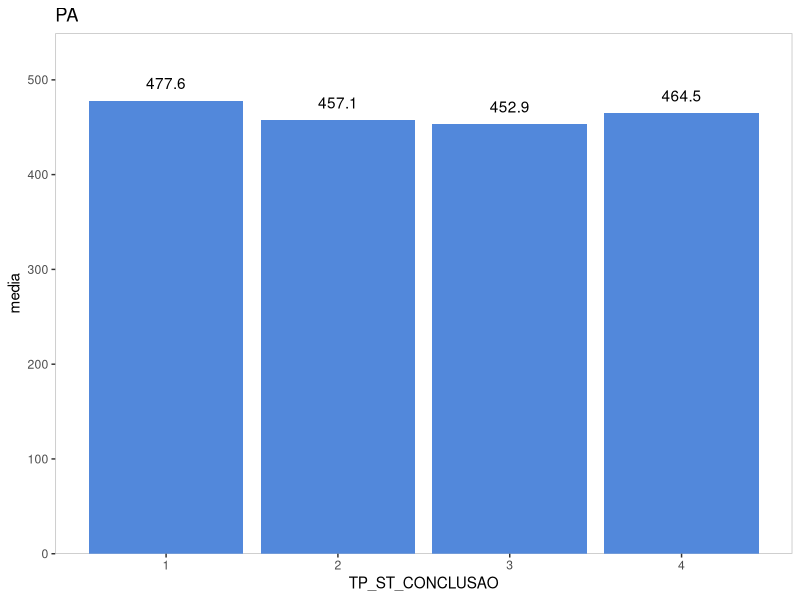
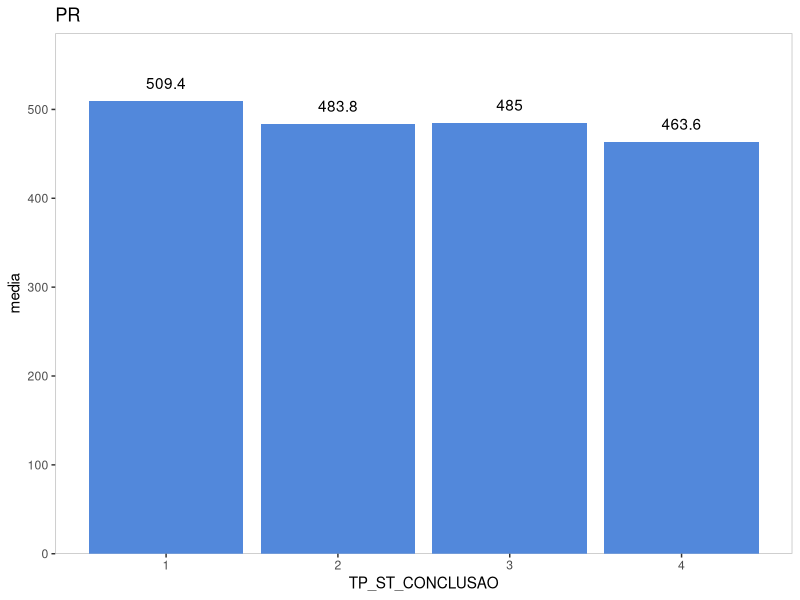
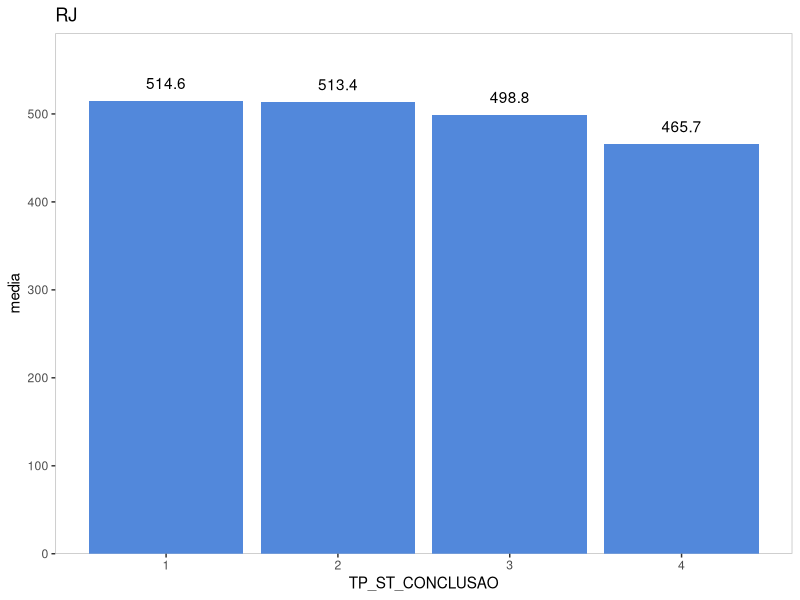
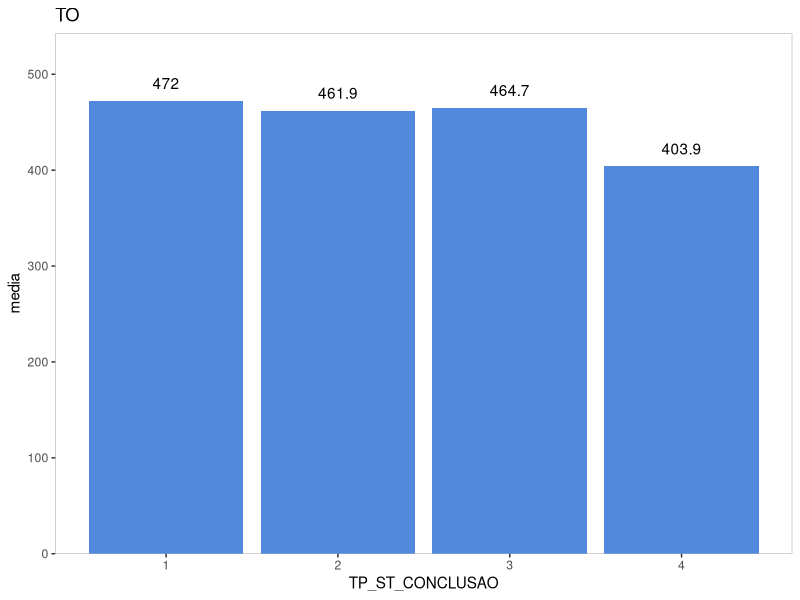
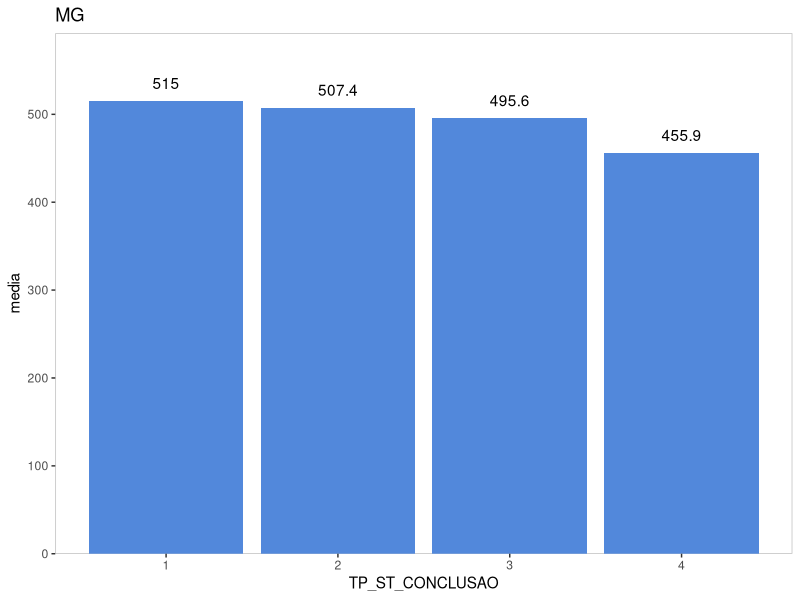
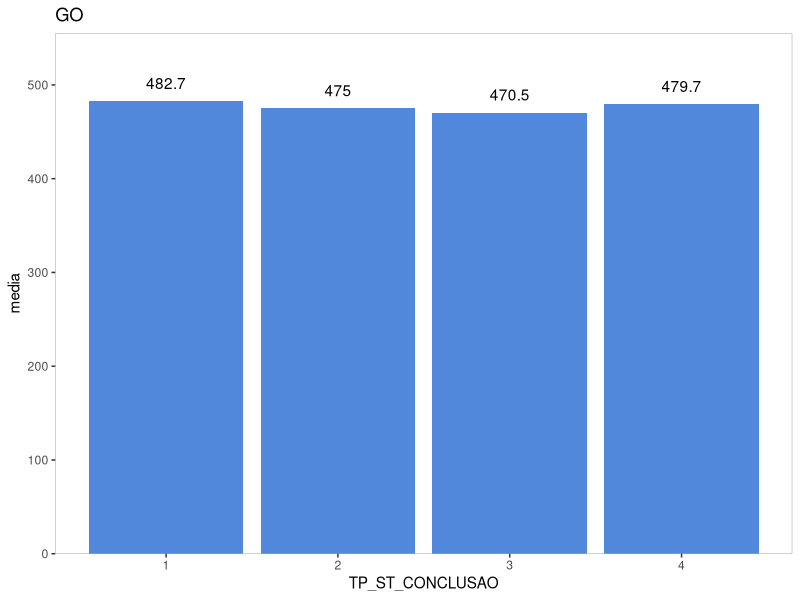
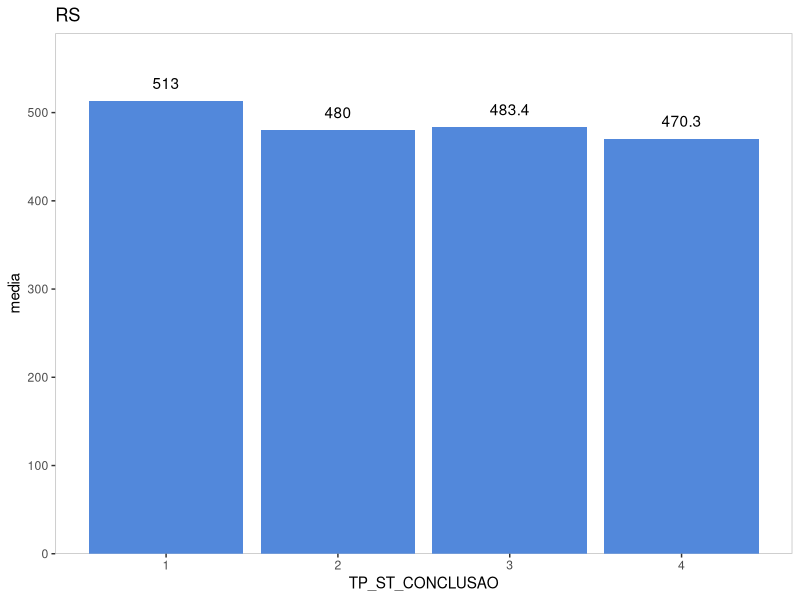
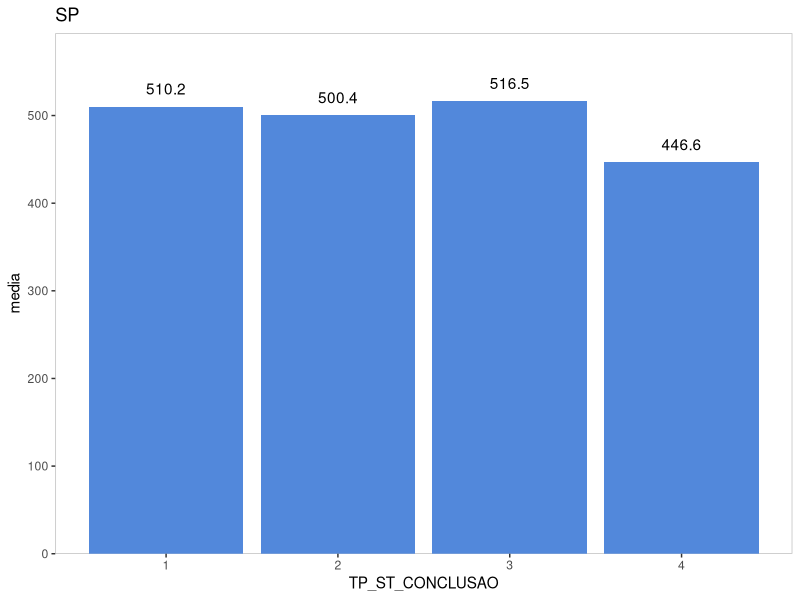

These charts were generated, in order, by the following R code:
# Ambiente ----
setwd("~/Tutoriais - R")
rm(list = ls())

# Bibliotecas ----
library(tidyverse)

# Dados ----
base <- readxl::read_xlsx("dados/enem/enem.xlsx")

enem <- base %>% 
  filter(NU_NOTA_MT > 0)

# Loops ----
nomes <- c('Naruhiko', 'Paula', 'Camila', 'Letícia', 'Renata', 'Vinicius') 

for (i in 1:length(nomes)) {
  print(paste0("O nome na posição ", i, " é ", nomes[i]))
}

for (i in nomes) {
  print(i)
}

tp_st_conclusao_enem <- unique(enem$TP_ST_CONCLUSAO)
estado_enem <- unique(enem$SG_UF_RESIDENCIA)


for (i in estado_enem) {
  df_temp <- enem %>% 
  filter(SG_UF_RESIDENCIA == i) %>% 
  group_by(TP_ST_CONCLUSAO) %>% 
  summarise(media = mean(NU_NOTA_MT))
  
  p <- ggplot(df_temp) +
    aes(x = TP_ST_CONCLUSAO, y = media) +
    geom_col(fill = "#5288db") +
    geom_text(aes(label = round(media, 1)), vjust = -1) +
    scale_y_continuous(expand = expansion(mult = c(0, 0.15))) +
    labs(title = i) +
    theme(panel.background = element_rect(fill = 'white', color = 'grey'),
          panel.grid = element_blank())
  
  print(p)

}


for (i in 1:5) {
  for (j in 1:5) {
    if (j == 5) {
      j <- 10
    }
    print(i*j)
  }
}













